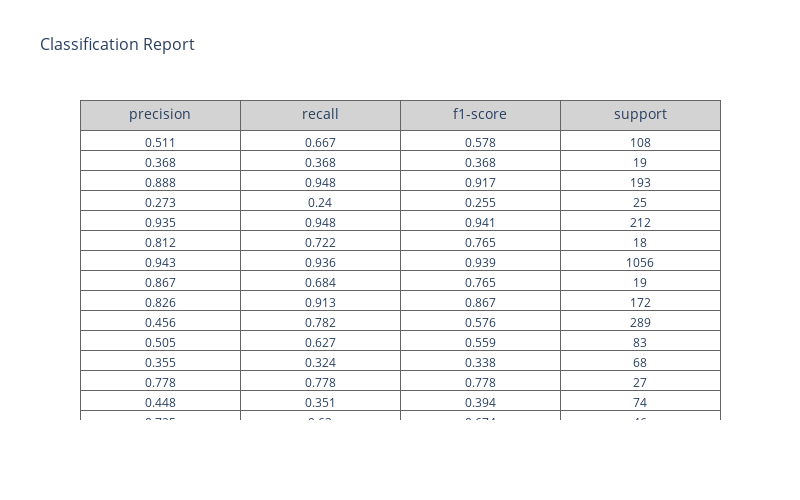

The notebook cell saved with this chart:
### Code cell
import xgboost as xgb

# модель RandomForestClassifier (114 classes)
kn_clf = xgb.XGBClassifier(n_jobs=6)

# Оцениваем модель и выводим отчет
evaluate_and_report(kn_clf, X_train, X_test, y_train, y_test)

### Figure 1 — Plotly figure (JSON) as saved in the notebook; plotly's stock layout.template omitted (floating-point values rounded to 4 significant figures; data arrays with more than 128 entries replaced by an {"elided": "..."} marker saying what was removed)
{"data": [{"cells": {"align": "center", "fill": {"color": "white"}, "font": {"size": 12}, "line": {"color": "rgb(100, 100, 100)"}, "values": {"elided": "4x118 float values"}}, "header": {"align": "center", "fill": {"color": "lightgray"}, "font": {"size": 14}, "height": 30, "line": {"color": "rgb(100, 100, 100)"}, "values": ["precision", "recall", "f1-score", "support"]}, "type": "table"}], "layout": {"height": 500, "title": {"font": {"size": 16}, "text": "Classification Report"}, "width": 800}}
